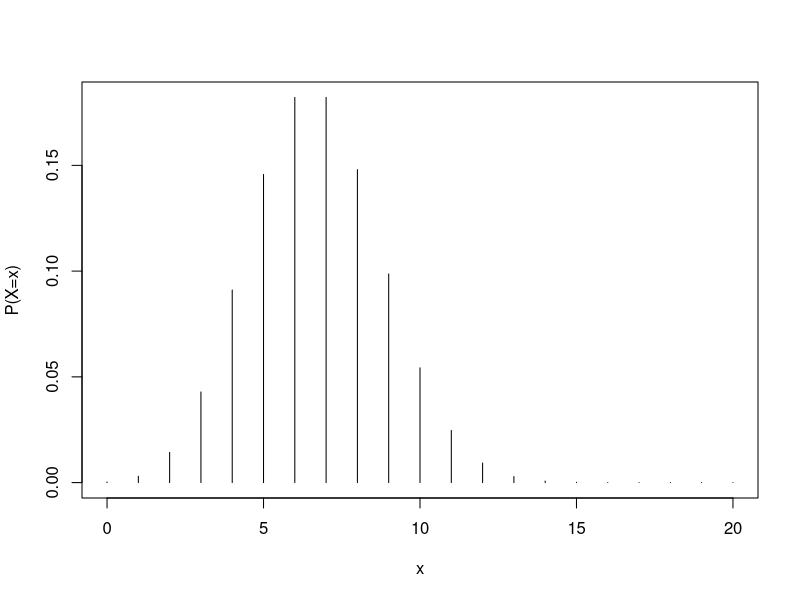
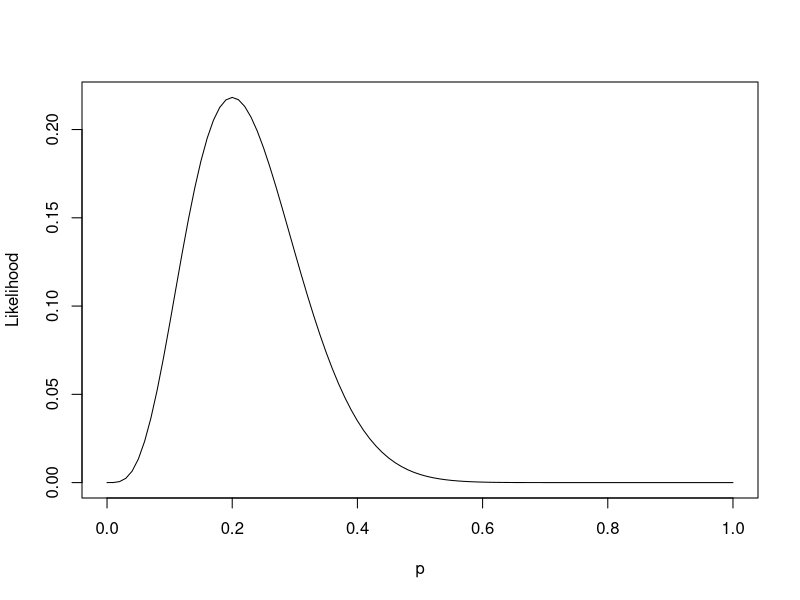
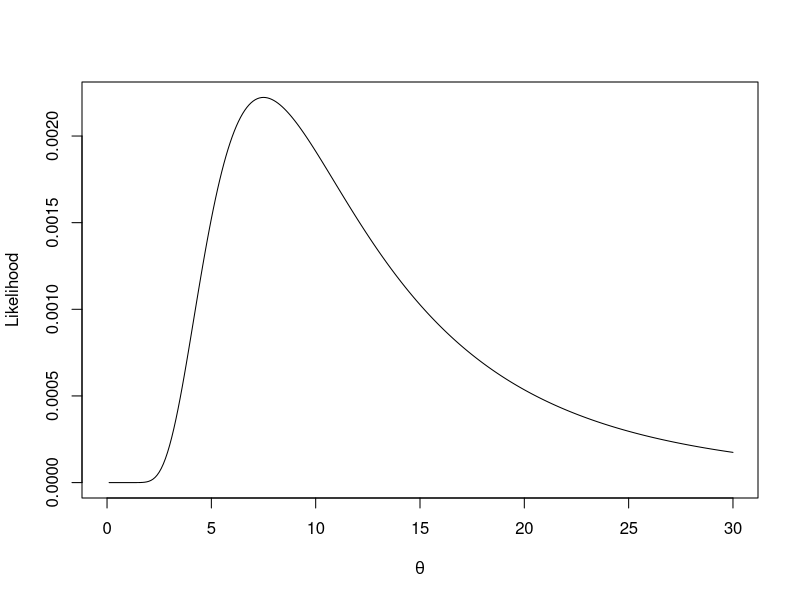
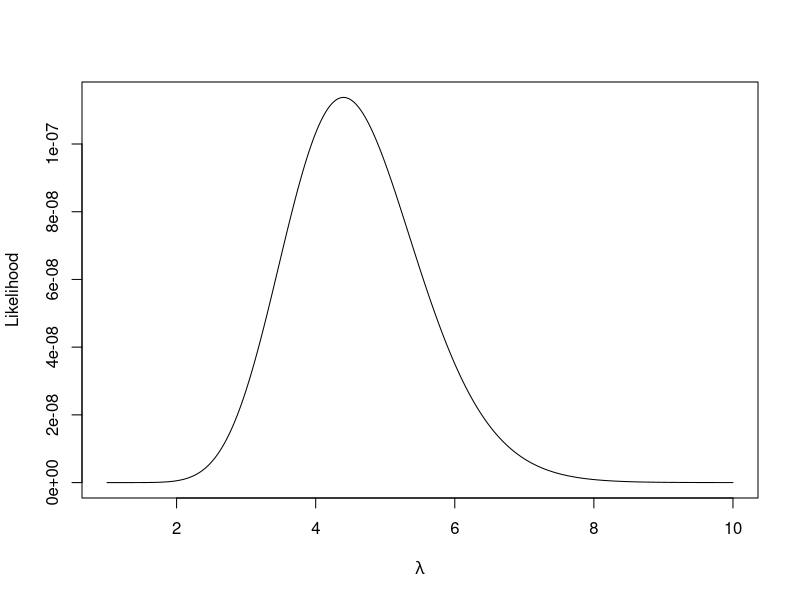

Source code (R) for these figures, in order:
## ---- chunk 1
x = 0:20
px = dbinom(x, 20, 1/3)

plot(x,px,type="h",xlab="x",ylab="P(X=x)")
## ---- chunk 2

ps = seq(0,1, by = 0.01)
like.fun = dbinom(4, 20, ps)
plot(ps, like.fun, type="l", xlab="p", ylab="Likelihood")
## ---- chunk 3

thetas = seq(0,30, by = 0.1)  # note that I came to 30 by rerunning the code and watching the graph
like.fun = function(theta)
{
  dat = c(3,1,2,4)
  L = 1
  for (i in 1:length(dat))
  {
    L = L*2*dat[i]/theta*exp(-dat[i]^2/theta)
  }
  return(L)
}

plot(thetas,like.fun(thetas) , type="l", xlab=expression(theta), ylab="Likelihood")
## ---- chunk 4
lambdas = seq(1,10,by=0.01) # note that I came to 10 by rerunning the code and watching the graph

like.fun = function(lambda)
{
  L=1
  dat = c(8,0,4,9,1)
  for (i in 1:length(dat))
  {
    L = L*dpois(dat[i],lambda)
  }
  return(L)
}

plot(lambdas,like.fun(lambdas) , type="l", xlab=expression(lambda), ylab="Likelihood")
